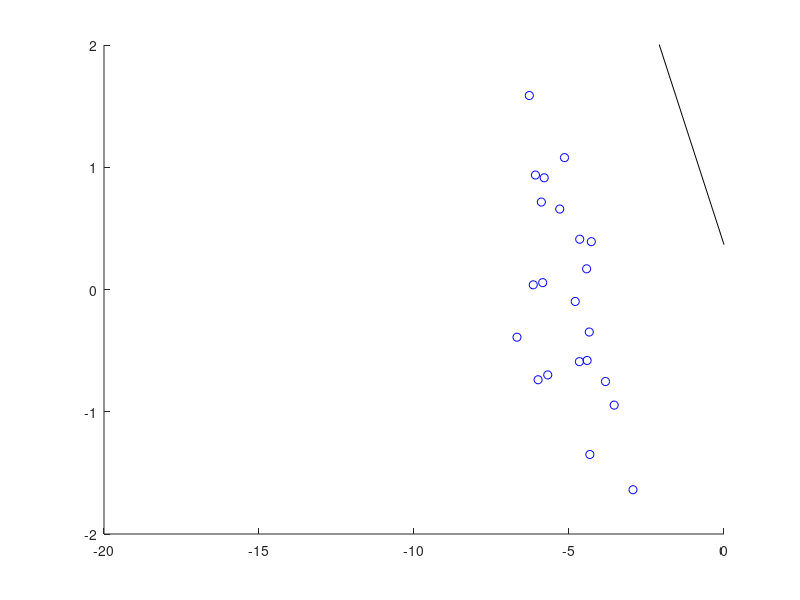

Here is the MATLAB script that generated this plot:
clc,clear ,close all
%适应正则化分类
n=50;
x=[randn(1,n/2)-5 randn(1,n/2)+5 ;randn(1,n/2) randn(1,n/2)]';
y=[ones(n/2,1);-ones(n/2,1)];
x(1:2,1)=x(1:2,1)+10;
x(:,3)=1;
p=randperm(n);
x=x(p,:);
y=y(p);

mu=zeros(3,1);S=eye(3);C=1;
for i=1:length(x)
    xi=x(i,:)';
    yi=y(i);
    z=S*xi;
    b=xi'*z+C;
    m=yi*mu'*xi;
    if m<1
        mu=mu+yi*(1-m)*z/b;
        S=S-z*z'/b;
    end
end

figure(1);clf;hold on;axis([-20 0 -2 2]);
plot(x(y==1,1),x(y==1,2),'bo');
plot(x(y==-1,1),x(y==-1,2),'rx');
plot([-20 0],-(mu(3)+[-20 0]*mu(1))/mu(2),'k-');
